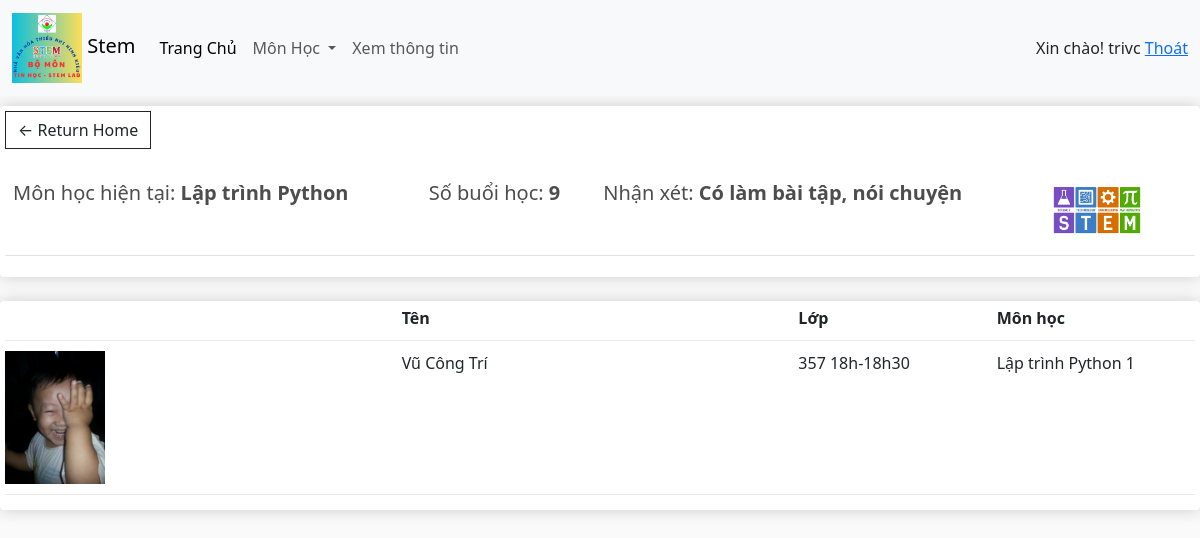
Screenshot of /class/ (signed in) with the database file from the repository.
### app/models.py (models this page shows, shortened)
class Subject(models.Model):
    category = models.ManyToManyField(Category, related_name='subject')
    name = models.CharField(max_length=200,null=True)
    price = models.FloatField()
    develop = models.BooleanField(default=False,null=True,blank=False)
    image = models.ImageField(null=True, blank=True)
    description = models.TextField(null=True, blank=True)
    content = models.TextField(null=True, blank=True)
    lessons = models.ManyToManyField('Lesson', through='LessonDetail')

class Student(models.Model):
    user = models.OneToOneField(User,on_delete=models.CASCADE,null=True,blank=False)
    name = models.CharField(max_length=200,null=True)
    classRoom = models.ManyToManyField(ClassName, related_name='student')
    rate = models.CharField(max_length=200,null=True)
    image = models.ImageField(null=True, blank=True)
    danh_hieu = models.ImageField(upload_to='student_danh_hieu/', null=True, blank=True)
    slot = models.IntegerField(default=0,null=True,blank=True)
    teacher = models.ForeignKey(Teacher, on_delete=models.SET_NULL, null=True, blank=True)
    attendance = models.BooleanField(default=False)
    uploaded_file = models.FileField(upload_to='student_uploads/', null=True, blank=True)
    @property
    def ImageURL(self):
        try:
            url = self.image.url
        except:
            url = ''
        return url

class ClassName(models.Model):
    sub_class = models.ForeignKey('self', on_delete=models.CASCADE, related_name='sub_classes', null=True, blank=True)
    is_sub = models.BooleanField(default=False)
    name = models.CharField(max_length=200, null=True)
    slug = models.SlugField(max_length=200, unique=True)

### app/views.py (the view)
# urls.py: path('class/', views.classroom, name="class"),
def classroom(request):
    user_not_login = 'hidden'
    user_login = 'show'
    students = []
    subject_data = []
    if request.user.is_authenticated:
        user = request.user
        student, created = Student.objects.get_or_create(user=user)
        students = Student.objects.filter(user=user)
        registration_subjects = RegisSubject.objects.filter(customer=user)
        for regis_subject in registration_subjects:
            regis_subject_items = RegisSubjectItem.objects.filter(regisSubject=regis_subject)
            for regis_subject_item in regis_subject_items:
                subject_data.append({
                    'subject_name': regis_subject_item.subject.name,
                    'quantity': regis_subject_item.quantity,
                })
    else:
        user_not_login = 'show'
        user_login = 'hidden'
    categories = Category.objects.filter(is_sub=False)
    context = {
        'categories': categories,
        'students': students,
        'subject_data': subject_data,
        'user_not_login': user_not_login,
        'user_login': user_login
    }
    return render(request, 'app/classroom.html', context)

### app/templates/app/classroom.html (shortened to what this page needs)
{% extends 'app/base.html' %}
{% load static %}
{% block class_content %}
<div class="row">
	<div class="col-lg-12">
		<div class="box-element">
			<a  class="btn btn-outline-dark" href="{% url 'home' %}">&#x2190; Return Home</a>
			<br>
			<br>
			<table class="table">
				<tr>
					<th><h5>Môn học hiện tại: {% for data in subject_data %}
							{%if forloop.last %}
								<strong>{{data.subject_name}}</strong>
							{%endif%}
						{% endfor %}</h5></th>
					<th><h5>Số buổi học:{% for student in students%}<strong> {{student.slot}}</strong>{% endfor %}</h5></th>
					<th><h5>Nhận xét:{% for student in students%}<strong> {{student.rate}}</strong>{% endfor %}</h5></th>
					<th><h5>{% for student in students%}{% if student.danh_hieu %}
						<img src="{{ student.danh_hieu.url }}" alt="{{ student.name }} Danh Hieu Image" style="max-width: 100px; max-height: 100px;">
					{% else %}
						<strong>Không có danh hiệu<strong>
						{% comment %} <img src="{% static 'path/to/default_image.jpg' %}" alt="Default Image" style="max-width: 100px; max-height: 100px;"> {% endcomment %}
					{% endif %}{% endfor %}</h5></th>
					<th>
					</th>
				</tr>
			</table>
		</div>
		<br>
		<div class="box-element">
			<div class="cart-row">
				<div style="flex:2"></div>
				<div style="flex:2"><strong>Tên</strong></div>
				<div style="flex:1"><strong>Lớp</strong></div>
				<div style="flex:1"><strong>Môn học</strong></div>
			</div>
			{% for student in students%}
			<div class="cart-row">
				<div style="flex:2"><img class="row-image" src="{{student.ImageURL}}"></div>
				<div style="flex:2"><p>{{student.name}}</p></div>
				<div style="flex:1"><p>
					{% for class_room in student.classRoom.all %}
					{{ class_room.name }}
					{% endfor %}
					</p></div>
				<div style="flex:1">
					{% for data in subject_data %}
        				<p>{{data.subject_name}}
							{{data.quantity}}
						</p>
    				{% endfor %}
				</div>
			</div>
			{% endfor %}
		</div>
	</div>
</div>
{% endblock class_content %}

### app/templates/app/base.html (shortened to what this page needs)
{% load static %}
<!DOCTYPE html>
<html>
    <head>
        <link href="https://cdn.jsdelivr.net/npm/bootstrap@5.3.0/dist/css/bootstrap.min.css" rel="stylesheet">
        <link href-"{%static 'app/css/style.min.css'%}" rel="stylesheet" />
        <link href-"{%static 'app/css/owl.carousel.min.css'%}" rel="stylesheet" />
        <link href-"{%static 'app/css/all.min.css'%}" rel="stylesheet" />
        <link rel="stylesheet" type="text/css" href="{% static 'app/css/main.css' %}" />
        <link rel="stylesheet" href="">
    </head>
    <body>
        <nav class="navbar navbar-expand-lg bg-body-tertiary">
            <div class="container-fluid">
              <a class="navbar-brand" href="{% url 'home' %}">
                <img src="{% static 'app/images/logo.jpg' %}" width="70" height="70" />
                Stem</a>
              <div class="collapse navbar-collapse" id="navbarSupportedContent">
                <ul class="navbar-nav me-auto mb-2 mb-lg-0">
                  <li class="nav-item">
                    <a class="nav-link active" aria-current="page" href="{% url 'home' %}">Trang Chủ</a>
                  </li>
                  <li class="nav-item dropdown">
                    <a class="nav-link dropdown-toggle" href="#" role="button" data-bs-toggle="dropdown" aria-expanded="false">
                      Môn Học
                    </a>
                  </li>
                  <li class="nav-item" style="visibility: {{user_login}}">
                    <a class="nav-link" href="{% url 'class' %}">Xem thông tin</a>
                  </li>
                </ul>
                  {% if user.is_authenticated %}
                  <div class="form-inline my-2 my-lg-0" style="visibility: {{user_login}}">
                  <span>Xin chào! {{request.user}}</span>
                  <span><a href={% url "logout" %}>Thoát</a></span>
                </div>
              </div>
              {% else %}
              <div class="form-inline my-2 my-lg-0" style="visibility: {{user_not_login}}">
                  <a class="nav-link" href="{% url 'login' %}">Đăng nhập</a>
                  <a class="nav-link" href="{% url 'register' %}">Đăng kí</a>
              </div>
              {% endif %}
            </div>
          </nav>
          {% block class_content %}{% endblock class_content %}
    </body>
</html>

### app/static/app/css/main.css (style rules this page uses)
body { background-color: hsl(0, 0%, 98%); }
h1,h2,h3,h4,h5,h6 { color:hsl(0, 0%, 30%); }
.box-element { box-shadow:hsl(0, 0%, 80%) 0 0 16px; background-color: #fff; border-radius: 4px; padding: 5px; }
.col-lg-3, .col-lg-4, .col-lg-6, .col-lg-8, .col-lg-12 { margin-top: 10px; }
.btn { border-radius: 0; }
.row-image { width: 100px; }
.cart-row { display: flex; align-items: flex-stretch; padding-bottom: 10px; margin-bottom: 10px; border-bottom: 1px solid #ececec; }

### rows the page displays
Subject: subject_name "Lập trình Python", subject_name "Lập trình Python"
Student: slot "9", rate "Có làm bài tập, nói chuyện", danh_hieu (picture), ImageURL (picture), name "Vũ Công Trí", quantity "1"
ClassName: name "357 18h-18h30"

### other values shown
{{ request.user }} "trivc"
